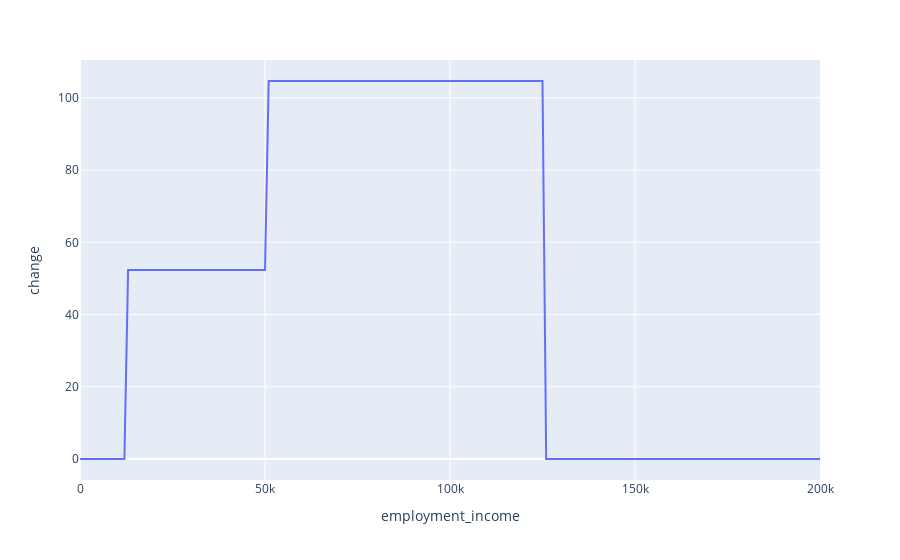

Notebook cell for this chart:
### Code cell
import plotly.express as px
import pandas as pd

baseline_df["policy"] = "baseline"
reformed_df["policy"] = "reformed"
combined = pd.concat([baseline_df, reformed_df])

baseline_df["change"] = reformed_df["income_tax"] - baseline_df["income_tax"]

px.line(
    baseline_df,
    x="employment_income",
    y="change",
)

### Figure 1 — Plotly figure (JSON) as saved in the notebook; plotly's stock layout.template omitted (floating-point values rounded to 4 significant figures; data arrays with more than 128 entries replaced by an {"elided": "..."} marker saying what was removed)
{"data": [{"hovertemplate": "employment_income=%{x}<br>change=%{y}<extra></extra>", "legendgroup": "", "line": {"color": "#636efa", "dash": "solid"}, "marker": {"symbol": "circle"}, "mode": "lines", "name": "", "orientation": "v", "showlegend": false, "type": "scatter", "x": {"elided": "201 int values"}, "xaxis": "x", "y": {"elided": "201 float values"}, "yaxis": "y"}], "layout": {"legend": {"tracegroupgap": 0}, "margin": {"t": 60}, "xaxis": {"anchor": "y", "domain": [0, 1], "title": {"text": "employment_income"}}, "yaxis": {"anchor": "x", "domain": [0, 1], "title": {"text": "change"}}}}
